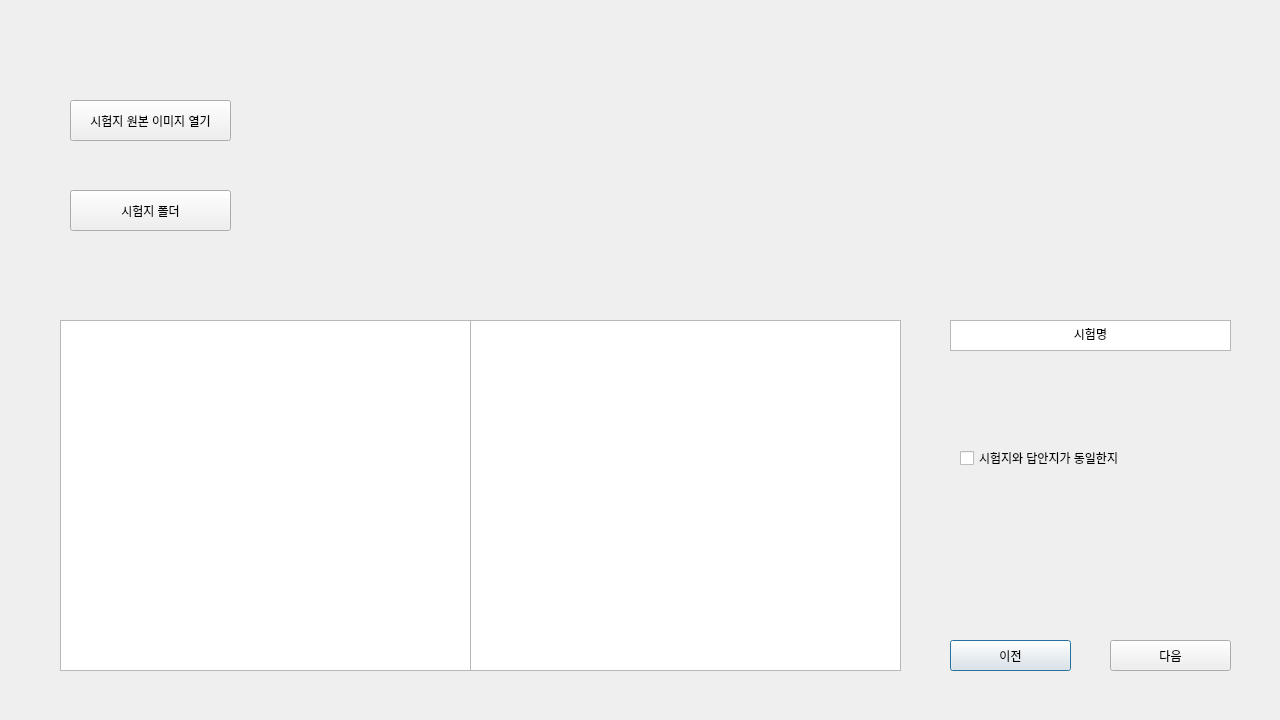
<?xml version="1.0" encoding="UTF-8"?>
<ui version="4.0">
 <class>Dialog</class>
 <widget class="QDialog" name="Dialog">
  <property name="geometry">
   <rect>
    <x>0</x>
    <y>0</y>
    <width>1280</width>
    <height>720</height>
   </rect>
  </property>
  <property name="windowTitle">
   <string>Dialog</string>
  </property>
  <widget class="QGraphicsView" name="graphicsView">
   <property name="geometry">
    <rect>
     <x>60</x>
     <y>320</y>
     <width>411</width>
     <height>351</height>
    </rect>
   </property>
  </widget>
  <widget class="QGraphicsView" name="graphicsView_2">
   <property name="geometry">
    <rect>
     <x>470</x>
     <y>320</y>
     <width>431</width>
     <height>351</height>
    </rect>
   </property>
  </widget>
  <widget class="QPushButton" name="btn_prev">
   <property name="geometry">
    <rect>
     <x>950</x>
     <y>640</y>
     <width>121</width>
     <height>31</height>
    </rect>
   </property>
   <property name="text">
    <string>이전</string>
   </property>
  </widget>
  <widget class="QPushButton" name="btn_next">
   <property name="geometry">
    <rect>
     <x>1110</x>
     <y>640</y>
     <width>121</width>
     <height>31</height>
    </rect>
   </property>
   <property name="text">
    <string>다음</string>
   </property>
  </widget>
  <widget class="QPushButton" name="pushButton_3">
   <property name="geometry">
    <rect>
     <x>70</x>
     <y>100</y>
     <width>161</width>
     <height>41</height>
    </rect>
   </property>
   <property name="text">
    <string>시험지 원본 이미지 열기</string>
   </property>
  </widget>
  <widget class="QPushButton" name="pushButton_4">
   <property name="geometry">
    <rect>
     <x>70</x>
     <y>190</y>
     <width>161</width>
     <height>41</height>
    </rect>
   </property>
   <property name="text">
    <string>시험지 폴더</string>
   </property>
  </widget>
  <widget class="QLabel" name="label">
   <property name="geometry">
    <rect>
     <x>260</x>
     <y>105</y>
     <width>641</width>
     <height>31</height>
    </rect>
   </property>
   <property name="text">
    <string/>
   </property>
  </widget>
  <widget class="QLabel" name="label_2">
   <property name="geometry">
    <rect>
     <x>260</x>
     <y>190</y>
     <width>641</width>
     <height>31</height>
    </rect>
   </property>
   <property name="text">
    <string/>
   </property>
  </widget>
  <widget class="QTextEdit" name="textEdit">
   <property name="geometry">
    <rect>
     <x>950</x>
     <y>320</y>
     <width>281</width>
     <height>31</height>
    </rect>
   </property>
   <property name="html">
    <string>&lt;!DOCTYPE HTML PUBLIC &quot;-//W3C//DTD HTML 4.0//EN&quot; &quot;http://www.w3.org/TR/REC-html40/strict.dtd&quot;&gt;
&lt;html&gt;&lt;head&gt;&lt;meta name=&quot;qrichtext&quot; content=&quot;1&quot; /&gt;&lt;style type=&quot;text/css&quot;&gt;
p, li { white-space: pre-wrap; }
&lt;/style&gt;&lt;/head&gt;&lt;body style=&quot; font-family:'Gulim'; font-size:9pt; font-weight:400; font-style:normal;&quot;&gt;
&lt;p align=&quot;center&quot; style=&quot; margin-top:0px; margin-bottom:0px; margin-left:0px; margin-right:0px; -qt-block-indent:0; text-indent:0px;&quot;&gt;시험명&lt;/p&gt;&lt;/body&gt;&lt;/html&gt;</string>
   </property>
  </widget>
  <widget class="QCheckBox" name="checkBox">
   <property name="geometry">
    <rect>
     <x>960</x>
     <y>450</y>
     <width>231</width>
     <height>16</height>
    </rect>
   </property>
   <property name="text">
    <string>시험지와 답안지가 동일한지</string>
   </property>
  </widget>
 </widget>
 <resources/>
 <connections/>
</ui>
